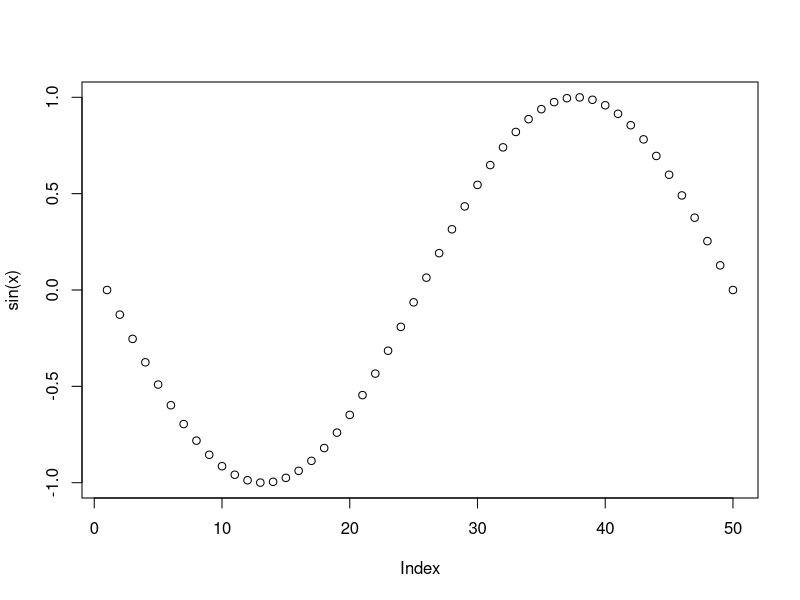
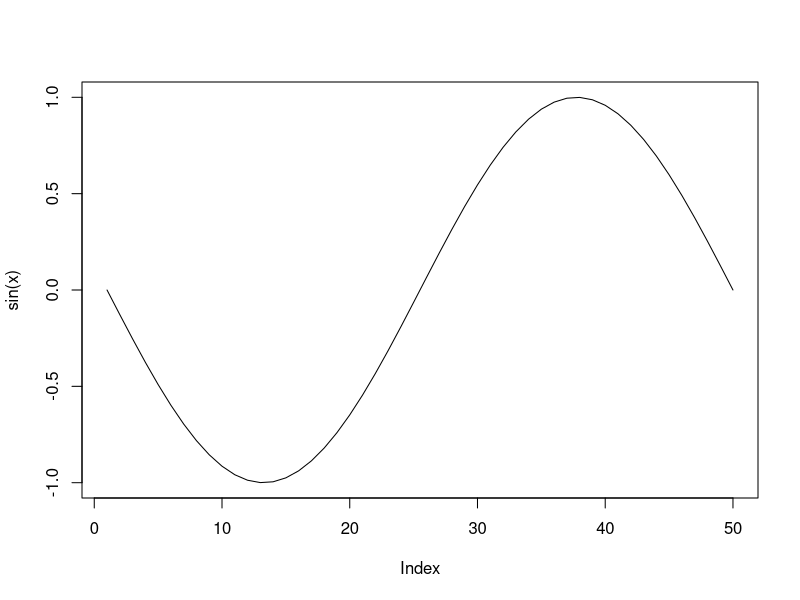
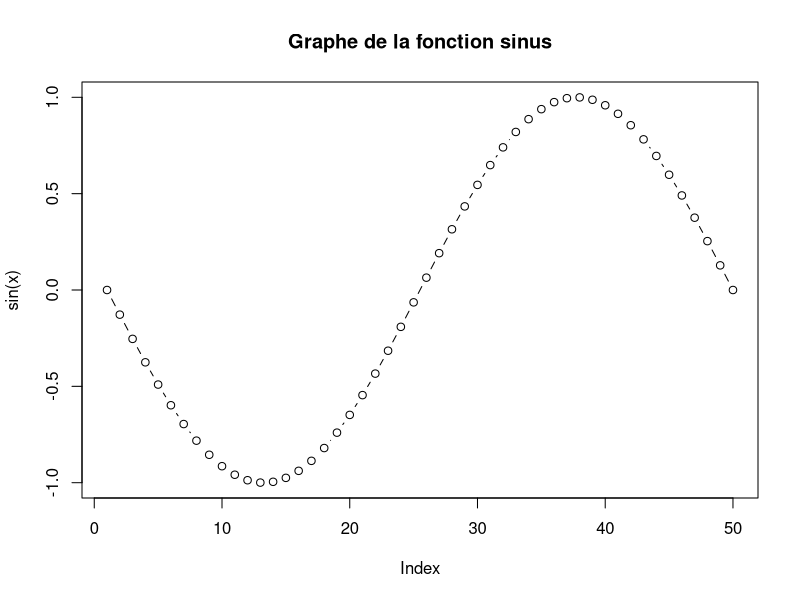
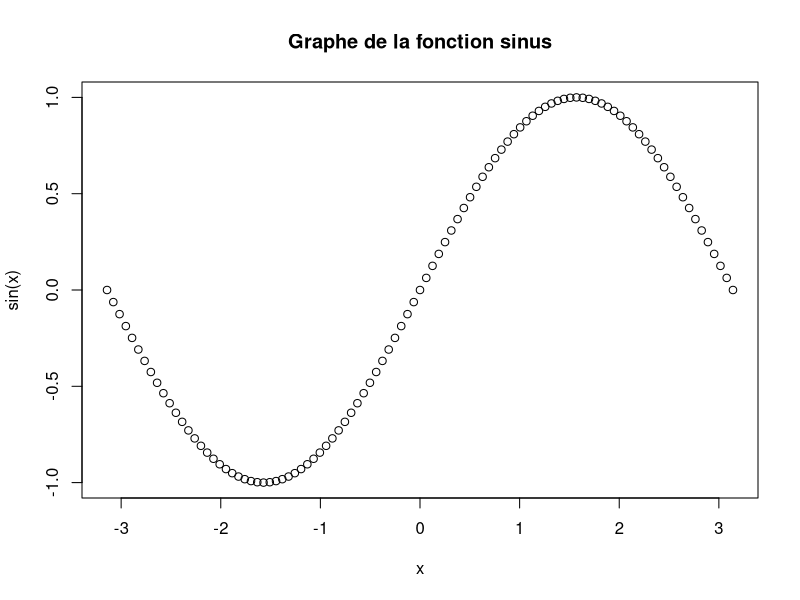
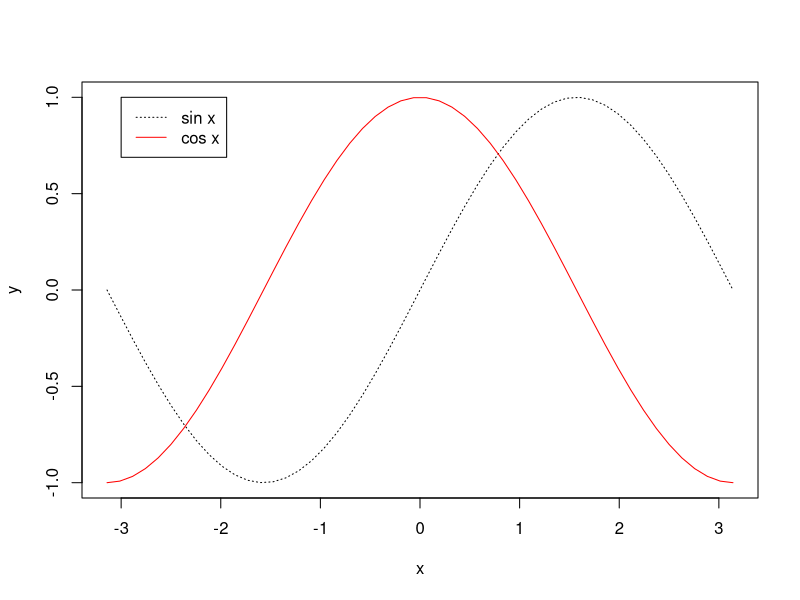
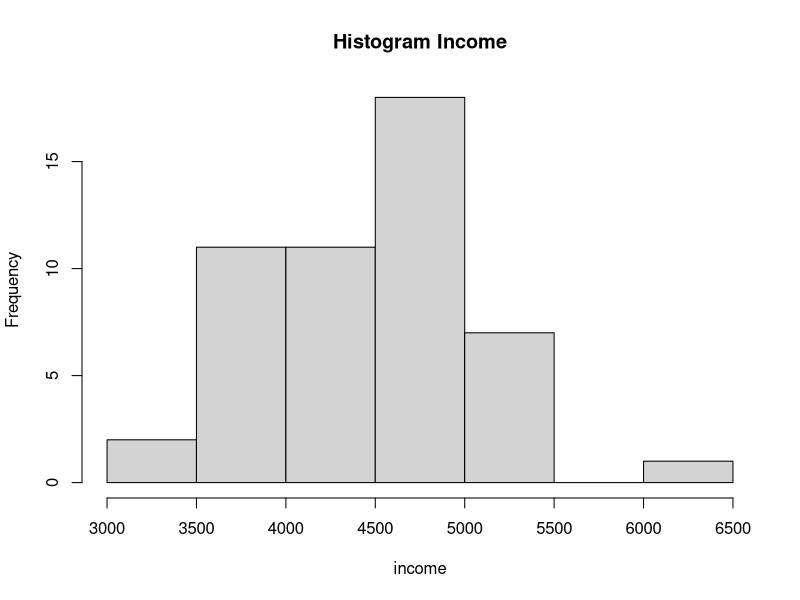
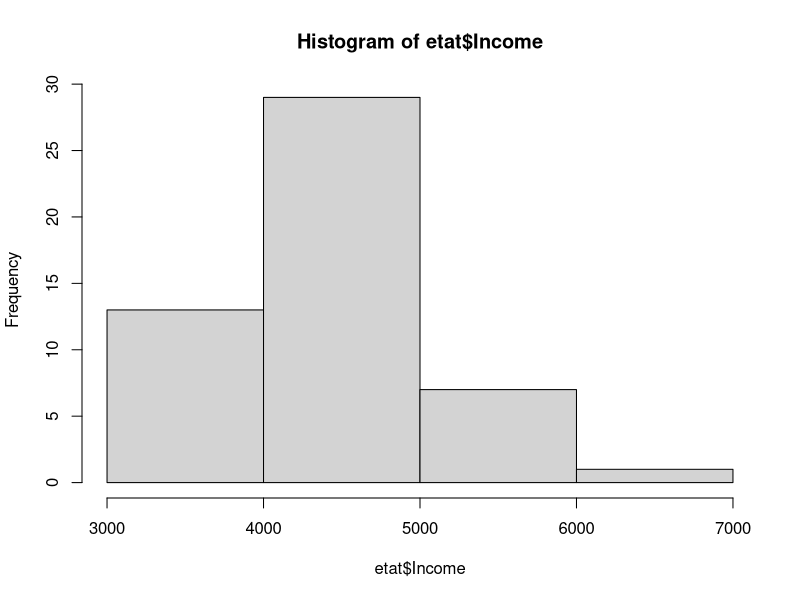
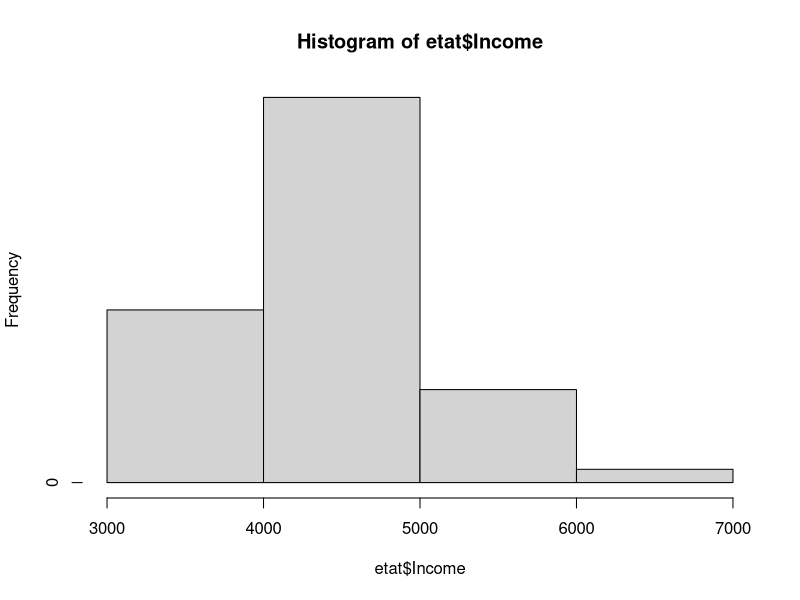

Write the R code that produced these figures, in order.
## ---- chunk 1
x <- seq(-pi, pi, length.out = 50)
plot(sin(x))
## ---- chunk 2
plot(sin(x), type = "l")
## ---- chunk 3
plot(sin(x),
     type = "bc",
     main = "Graphe de la fonction sinus")
## ---- chunk 4
curve(sin(x),
      type = "bc",
      from = -pi, to = pi,
      main = "Graphe de la fonction sinus")
## ---- chunk 5
plot(x, sin(x),
     ylab = "y",
     type = "l",
     lty = 3)

lines(x, cos(x), col = "red")

legend(-3, 1,
       legend = c("sin x", "cos x"),
       col = c("black", "red"),
       lty = c(3, 1))
## ---- chunk 6
etat <- read.csv("../TD3 - Importation/donnees//etat2.csv", header = T)
## ---- chunk 7
hist(etat$Income,
     main = "Histogram Income",
     xlab = "income")
## ---- chunk 8
hist(etat$Income,
     breaks = seq(3000, 7000, by = 1000),
     include.lowest = 1)
## ---- chunk 9
h <- hist(etat$Income,
          seq(3000, 7000, by = 1000),
          plot = F)

h$counts <- h$counts/sum(h$counts)
plot(h)
## ---- chunk 10
hist(etat$Income,
     seq(3000, 7000, by = 1000),
     probability = T,
     ylim = c(0, 7 * 10^-4),
     main = NULL)

lines(density(etat$Income),
      col = "red")

title("Histogramme des revenus")
## ---- chunk 11
boxplot(etat$Income,
        main = "Répartition du revenu")
## ---- chunk 12
par(mfcol = c(1,2))

hist(etat$Income,
     seq(3000, 7000, by = 1000),
     probability = T,
     ylim = c(0, 7 * 10^-4),
     main = "Histogramme des revenus")

boxplot(etat$Income,
        main = "Répartition du revenu")
## ---- chunk 13
etat$Richesse <- cut(etat$Income,
                     breaks = c(0, 4000, 5000, Inf),
                     include.lowest = T,
                     labels = c("Pauvre", "Aisé", "Riche"))
## ---- chunk 14
plot(etat$Richesse,
     ylim = c(0,30),
     main = "Effectif de chaque classe")

#equivalent barplot(table(etat$Richesse))
## ---- chunk 15
require(MASS)
data(UScereal)
data <- UScereal
## ---- chunk 16
str(data)
## ---- chunk 17
boxplot(data$calories ~ data$shelf,
        main = "Calories en fonction du niveau de shelf",
        ylab = "Nombre de calories",
        xlab = "Niveau de shelf",
        col = 2:4) # couleurs: 1:noir, 2:rouge, 3:vert, 4:bleu
## ---- chunk 18
boxplot(data$fat ~ data$shelf,
        main = "Gras en fonction du niveau de shelf",
        ylab = "Quantité de gras",
        xlab = "Niveau de shelf",
        col = 2:4)
## ---- chunk 19
plot(potassium ~ fibre, data = data,
     main = "Quantité de potassium en fonction de la quantité de fibre")

abline(49.5, 28.3,
       col = "red",
       lwd = 2)

points(mean(data$fibre), mean(data$potassium),
       pch = "+",
       col = "blue")

text(mean(data$fibre), mean(data$potassium),
     "G", col = "blue",
     adj = c(1, -.5)) # Ajuster la position
## ---- chunk 20
library(repr)
options(repr.plot.width=10) # Augmenter largeur plot

pairs(data[c(2:8, 10)],
      main = "US Cereal",
      pch = 21,
      bg = c("red", "green", "blue")[unclass(data$shelf)] # Colorer en fonction de shelf
     )

options(repr.plot.width=7) # Remettre par défaut
## ---- chunk 21
data(EuStockMarkets)
eumarket <- EuStockMarkets
## ---- chunk 22
matplot(time(eumarket), eumarket,
        main = "Actions de 1991 à 1999",
        xlab = "années",
        ylab = "prix de l'action",
        col = rainbow(4)
       )

legend("topleft",
       legend = colnames(eumarket),
       lwd = 3,
       col = rainbow(4)
      )
## ---- chunk 23
f = function(x,y) {
    a = sqrt(x^2+y^2);
    10*sin(a)/a
}
## ---- chunk 24
x <- y <- seq(-10, 10, length.out = 200)
## ---- chunk 25
z <- outer(x, y, f)
## ---- chunk 26
persp(x, y, z,
      main = "Graphique 3D"
     )
## ---- chunk 27
persp(x, y, z,
      main = "Graphique 3D",
      theta = 10, # Gauche-Droite
      phi = -20 # Haut-Bas
     )
## ---- chunk 28
contour(x, y, z,
        main = "lignes de niveau"
       )

image(x, y, z,
      main = "heatmap lignes de niveau"
     )
## ---- chunk 29
par(mfrow = c(3,1))

plot(sodium ~ mfr, data = data,
     col = rainbow(6),
     ylim = c(0, 400),
     main = "Sodium en fonction du producteur"
    )

plot(sodium ~ sugars, data = data,
     main = "Sodium en fonction du sucre"
    )

hist(data$sodium,
     main = "Histogramme de sodium observé",
     xlab = "Sodium"
    ) 
## ---- chunk 30
layout(matrix(c(1,1,2,3), 2, 2, byrow = TRUE))

par(mar = c(4, 4, 1, 1), # margin: bottom, left, top, right
    oma = c(0, 0, 5, 0) # padding
   )

plot(sodium ~ mfr, data = data,
     col = rainbow(6),
     ylim = c(0, 400),
     main = ""
    )

mtext("Le sodium dans les céréales",
      side = 3, # 1: bottom... 4: right
      outer = T, # Aller en dehors de la marge
      line = 2, # which margin line, start from 0
      cex = 1.5 # font-size
     )

plot(sodium ~ sugars, data = data,
     main = ""
    )

hist(data$sodium,
     main = "",
     xlab = "Sodium"
    )
